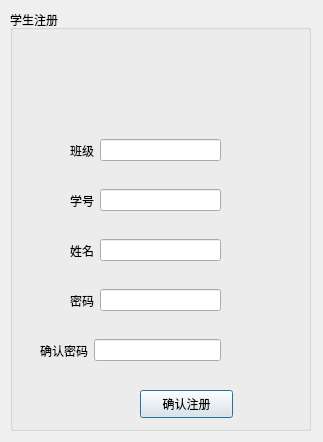
<?xml version="1.0" encoding="UTF-8"?>
<ui version="4.0">
 <class>Dialog</class>
 <widget class="QDialog" name="Dialog">
  <property name="geometry">
   <rect>
    <x>0</x>
    <y>0</y>
    <width>323</width>
    <height>442</height>
   </rect>
  </property>
  <property name="windowTitle">
   <string>Dialog</string>
  </property>
  <widget class="QGroupBox" name="groupBox">
   <property name="geometry">
    <rect>
     <x>10</x>
     <y>10</y>
     <width>301</width>
     <height>421</height>
    </rect>
   </property>
   <property name="title">
    <string>学生注册</string>
   </property>
   <widget class="QWidget" name="horizontalLayoutWidget_3">
    <property name="geometry">
     <rect>
      <x>60</x>
      <y>120</y>
      <width>151</width>
      <height>41</height>
     </rect>
    </property>
    <layout class="QHBoxLayout" name="no1">
     <item>
      <widget class="QLabel" name="label_8">
       <property name="text">
        <string>班级</string>
       </property>
      </widget>
     </item>
     <item>
      <widget class="QLineEdit" name="class_Edit"/>
     </item>
    </layout>
   </widget>
   <widget class="QWidget" name="horizontalLayoutWidget_2">
    <property name="geometry">
     <rect>
      <x>60</x>
      <y>170</y>
      <width>151</width>
      <height>41</height>
     </rect>
    </property>
    <layout class="QHBoxLayout" name="no2">
     <item>
      <widget class="QLabel" name="label_6">
       <property name="text">
        <string>学号</string>
       </property>
      </widget>
     </item>
     <item>
      <widget class="QLineEdit" name="ID_studentEdit"/>
     </item>
    </layout>
   </widget>
   <widget class="QWidget" name="horizontalLayoutWidget_4">
    <property name="geometry">
     <rect>
      <x>60</x>
      <y>270</y>
      <width>151</width>
      <height>41</height>
     </rect>
    </property>
    <layout class="QHBoxLayout" name="no4">
     <item>
      <widget class="QLabel" name="label_9">
       <property name="text">
        <string>密码</string>
       </property>
      </widget>
     </item>
     <item>
      <widget class="QLineEdit" name="passwdEdit"/>
     </item>
    </layout>
   </widget>
   <widget class="QWidget" name="horizontalLayoutWidget">
    <property name="geometry">
     <rect>
      <x>60</x>
      <y>220</y>
      <width>151</width>
      <height>41</height>
     </rect>
    </property>
    <layout class="QHBoxLayout" name="no3">
     <item>
      <widget class="QLabel" name="label_5">
       <property name="text">
        <string>姓名</string>
       </property>
      </widget>
     </item>
     <item>
      <widget class="QLineEdit" name="nameEdit"/>
     </item>
    </layout>
   </widget>
   <widget class="QWidget" name="horizontalLayoutWidget_5">
    <property name="geometry">
     <rect>
      <x>30</x>
      <y>320</y>
      <width>181</width>
      <height>41</height>
     </rect>
    </property>
    <layout class="QHBoxLayout" name="horizontalLayout_6">
     <item>
      <widget class="QLabel" name="label_10">
       <property name="text">
        <string>确认密码</string>
       </property>
      </widget>
     </item>
     <item>
      <widget class="QLineEdit" name="passwd_comfirmEdit"/>
     </item>
    </layout>
   </widget>
   <widget class="QPushButton" name="registerBtn">
    <property name="geometry">
     <rect>
      <x>130</x>
      <y>380</y>
      <width>93</width>
      <height>28</height>
     </rect>
    </property>
    <property name="text">
     <string>确认注册</string>
    </property>
   </widget>
   <widget class="QLabel" name="label">
    <property name="geometry">
     <rect>
      <x>10</x>
      <y>20</y>
      <width>281</width>
      <height>81</height>
     </rect>
    </property>
    <property name="text">
     <string/>
    </property>
    <property name="pixmap">
     <pixmap>../image/student.png</pixmap>
    </property>
    <property name="scaledContents">
     <bool>true</bool>
    </property>
   </widget>
  </widget>
 </widget>
 <resources/>
 <connections/>
</ui>
